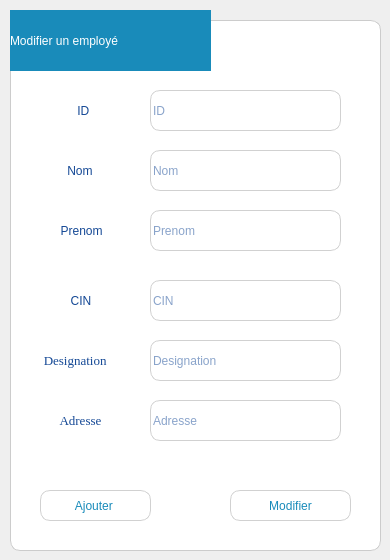
      <widget class="QWidget" name="page_6">
       <widget class="QGroupBox" name="groupBox_4">
        <property name="geometry">
         <rect>
          <x>10</x>
          <y>20</y>
          <width>371</width>
          <height>531</height>
         </rect>
        </property>
        <property name="font">
         <font>
          <family>Times New Roman</family>
          <pointsize>10</pointsize>
          <weight>9</weight>
          <italic>false</italic>
          <bold>false</bold>
         </font>
        </property>
        <property name="styleSheet">
         <string notr="true">
/****************Buttons**********************/
QPushButton{
	color: rgb(25, 139, 186);
	border-radius:10px;
	background-color: rgb(255, 255, 255);
	 border-width: 2px;
	font: 75 10pt &quot;Times New Roman&quot;;
	border:1px solid rgb(209, 209, 209);
}


QPushButton:hover {
	border:1px solid rgb(25, 139, 186);
}

QPushButton:pressed {
	color: rgb(255, 255, 255);
	background-color: rgb(20, 175, 218);

}

QPushButton:checked{
    border-color: #6A6969;
	background-color: rgb(20, 175, 218);
}
/****************Frame********************/
QFrame{
	background-color: white ;
    border-radius: 10px;
    border: 1px solid #ccc;
	font: 75 10pt &quot;Times New Roman&quot;;

}

/****************QDialog********************/
QDialog{
	background-color: rgb(25, 139, 186);
}


/****************QLabel********************/
QLabel{
    border: 1px solid transparent ;
	color: rgb(20, 72, 149);
}
/****************QLineEdit********************/
QLineEdit{
	border-radius:10px;
	border:1px solid  #D1D1D1;
color: rgb(20, 72, 149);

}
/****************QGroupBox********************/
QGroupBox{
background-color: white ;
    border-radius: 10px;
    border: 1px solid #ccc;
	font: 75 10pt &quot;Times New Roman&quot;;
}
/*****************QStackedWidget*******************/
QWidget{
}
/*****************Progress bar*******************/
QProgressBar:horizontal {

    border-radius: 6px;
    border: 1px solid #3A3939;
    text-align: center;
    padding: 1px;
	background-color: rgb(209, 209, 209);
}

QProgressBar::chunk:horizontal {
    border-radius: 6px;
	background-color: rgb(142, 191, 46);
}






</string>
        </property>
        <property name="title">
         <string/>
        </property>
        <widget class="QLabel" name="label_6">
         <property name="geometry">
          <rect>
           <x>30</x>
           <y>130</y>
           <width>101</width>
           <height>41</height>
          </rect>
         </property>
         <property name="whatsThis">
          <string>&lt;html&gt;&lt;head/&gt;&lt;body&gt;&lt;p align=&quot;center&quot;&gt;&lt;br/&gt;&lt;/p&gt;&lt;/body&gt;&lt;/html&gt;</string>
         </property>
         <property name="styleSheet">
          <string notr="true"/>
         </property>
         <property name="text">
          <string>       Nom</string>
         </property>
        </widget>
        <widget class="QLabel" name="label_7">
         <property name="geometry">
          <rect>
           <x>30</x>
           <y>190</y>
           <width>101</width>
           <height>41</height>
          </rect>
         </property>
         <property name="styleSheet">
          <string notr="true"/>
         </property>
         <property name="text">
          <string>     Prenom </string>
         </property>
         <property name="margin">
          <number>1</number>
         </property>
        </widget>
        <widget class="QLineEdit" name="nom_2">
         <property name="geometry">
          <rect>
           <x>140</x>
           <y>130</y>
           <width>191</width>
           <height>41</height>
          </rect>
         </property>
         <property name="styleSheet">
          <string notr="true"/>
         </property>
         <property name="readOnly">
          <bool>false</bool>
         </property>
         <property name="placeholderText">
          <string>Nom</string>
         </property>
         <property name="clearButtonEnabled">
          <bool>false</bool>
         </property>
        </widget>
        <widget class="QLineEdit" name="prenom_2">
         <property name="geometry">
          <rect>
           <x>140</x>
           <y>190</y>
           <width>191</width>
           <height>41</height>
          </rect>
         </property>
         <property name="styleSheet">
          <string notr="true"/>
         </property>
         <property name="inputMask">
          <string/>
         </property>
         <property name="readOnly">
          <bool>false</bool>
         </property>
         <property name="placeholderText">
          <string>Prenom</string>
         </property>
        </widget>
        <widget class="QLineEdit" name="ID_2">
         <property name="geometry">
          <rect>
           <x>140</x>
           <y>70</y>
           <width>191</width>
           <height>41</height>
          </rect>
         </property>
         <property name="styleSheet">
          <string notr="true"/>
         </property>
         <property name="readOnly">
          <bool>false</bool>
         </property>
         <property name="placeholderText">
          <string>ID</string>
         </property>
         <property name="clearButtonEnabled">
          <bool>false</bool>
         </property>
        </widget>
        <widget class="QLabel" name="label_8">
         <property name="geometry">
          <rect>
           <x>30</x>
           <y>70</y>
           <width>101</width>
           <height>41</height>
          </rect>
         </property>
         <property name="whatsThis">
          <string>&lt;html&gt;&lt;head/&gt;&lt;body&gt;&lt;p align=&quot;center&quot;&gt;&lt;br/&gt;&lt;/p&gt;&lt;/body&gt;&lt;/html&gt;</string>
         </property>
         <property name="styleSheet">
          <string notr="true"/>
         </property>
         <property name="text">
          <string>          ID</string>
         </property>
        </widget>
        <widget class="QLabel" name="label_22">
         <property name="geometry">
          <rect>
           <x>30</x>
           <y>380</y>
           <width>101</width>
           <height>41</height>
          </rect>
         </property>
         <property name="font">
          <font>
           <family>Times New Roman</family>
           <pointsize>10</pointsize>
           <weight>9</weight>
           <italic>false</italic>
           <bold>false</bold>
          </font>
         </property>
         <property name="styleSheet">
          <string notr="true"/>
         </property>
         <property name="text">
          <string>     Adresse</string>
         </property>
        </widget>
        <widget class="QLabel" name="label_24">
         <property name="geometry">
          <rect>
           <x>30</x>
           <y>260</y>
           <width>101</width>
           <height>41</height>
          </rect>
         </property>
         <property name="styleSheet">
          <string notr="true"/>
         </property>
         <property name="text">
          <string>        CIN  </string>
         </property>
        </widget>
        <widget class="QLineEdit" name="cin_2">
         <property name="geometry">
          <rect>
           <x>140</x>
           <y>260</y>
           <width>191</width>
           <height>41</height>
          </rect>
         </property>
         <property name="styleSheet">
          <string notr="true"/>
         </property>
         <property name="placeholderText">
          <string>CIN</string>
         </property>
        </widget>
        <widget class="QLineEdit" name="desi_2">
         <property name="geometry">
          <rect>
           <x>140</x>
           <y>320</y>
           <width>191</width>
           <height>41</height>
          </rect>
         </property>
         <property name="styleSheet">
          <string notr="true"/>
         </property>
         <property name="readOnly">
          <bool>false</bool>
         </property>
         <property name="placeholderText">
          <string>Designation</string>
         </property>
        </widget>
        <widget class="QLineEdit" name="adresse_2">
         <property name="geometry">
          <rect>
           <x>140</x>
           <y>380</y>
           <width>191</width>
           <height>41</height>
          </rect>
         </property>
         <property name="styleSheet">
          <string notr="true"/>
         </property>
         <property name="readOnly">
          <bool>false</bool>
         </property>
         <property name="placeholderText">
          <string>Adresse</string>
         </property>
        </widget>
        <widget class="QLabel" name="label_23">
         <property name="geometry">
          <rect>
           <x>20</x>
           <y>320</y>
           <width>101</width>
           <height>41</height>
          </rect>
         </property>
         <property name="font">
          <font>
           <family>Times New Roman</family>
           <pointsize>10</pointsize>
           <weight>9</weight>
           <italic>false</italic>
           <bold>false</bold>
          </font>
         </property>
         <property name="styleSheet">
          <string notr="true"/>
         </property>
         <property name="text">
          <string>   Designation</string>
         </property>
        </widget>
        <widget class="QPushButton" name="pushButton_8">
         <property name="geometry">
          <rect>
           <x>220</x>
           <y>470</y>
           <width>121</width>
           <height>31</height>
          </rect>
         </property>
         <property name="styleSheet">
          <string notr="true">
/****************Buttons**********************/
QPushButton{
	color: rgb(25, 139, 186);
	border-radius:10px;
	background-color: rgb(255, 255, 255);
	 border-width: 2px;
	font: 75 10pt &quot;Times New Roman&quot;;
	border:1px solid rgb(209, 209, 209);
}


QPushButton:hover {
	border:1px solid rgb(25, 139, 186);
}

QPushButton:pressed {
	color: rgb(255, 255, 255);
	background-color: rgb(20, 175, 218);

}

QPushButton:checked{
    border-color: #6A6969;
	background-color: rgb(20, 175, 218);
}
/****************Frame********************/
QFrame{
	background-color: white ;
    border-radius: 10px;
    border: 1px solid #ccc;
	font: 75 10pt &quot;Times New Roman&quot;;

}

/****************QDialog********************/
QDialog{
	background-color: rgb(25, 139, 186);
}


/****************QLabel********************/
QLabel{
    border: 1px solid transparent ;
	color: rgb(20, 72, 149);
}
/****************QLineEdit********************/
QLineEdit{
	border-radius:10px;
	border:1px solid  #D1D1D1;
color: rgb(20, 72, 149);

}
/****************QGroupBox********************/
QGroupBox{
background-color: white ;
    border-radius: 10px;
    border: 1px solid #ccc;
	font: 75 10pt &quot;Times New Roman&quot;;
}
/*****************QStackedWidget*******************/
QWidget{

}
/*****************Progress bar*******************/
QProgressBar:horizontal {

    border-radius: 6px;
    border: 1px solid #3A3939;
    text-align: center;
    padding: 1px;
	background-color: rgb(209, 209, 209);
}

QProgressBar::chunk:horizontal {
    border-radius: 6px;
	background-color: rgb(142, 191, 46);
}






</string>
         </property>
         <property name="inputMethodHints">
          <set>Qt::ImhNone</set>
         </property>
         <property name="text">
          <string>Modifier</string>
         </property>
         <property name="icon">
          <iconset resource="Images.qrc">
           <normaloff>:/new/prefix1/crayon.png</normaloff>:/new/prefix1/crayon.png</iconset>
         </property>
        </widget>
        <widget class="QPushButton" name="modif_8">
         <property name="geometry">
          <rect>
           <x>30</x>
           <y>470</y>
           <width>111</width>
           <height>31</height>
          </rect>
         </property>
         <property name="styleSheet">
          <string notr="true"/>
         </property>
         <property name="text">
          <string>Ajouter </string>
         </property>
         <property name="icon">
          <iconset resource="Images.qrc">
           <normaloff>:/new/prefix1/ajouter.png</normaloff>:/new/prefix1/ajouter.png</iconset>
         </property>
        </widget>
       </widget>
       <widget class="QLabel" name="label_15">
        <property name="geometry">
         <rect>
          <x>10</x>
          <y>10</y>
          <width>201</width>
          <height>61</height>
         </rect>
        </property>
        <property name="toolTip">
         <string/>
        </property>
        <property name="styleSheet">
         <string notr="true">background-color: rgb(25, 139, 186);
color: white;
font: 75 12pt &quot;Times New Roman&quot;;</string>
        </property>
        <property name="text">
         <string>Modifier un employé</string>
        </property>
       </widget>
      </widget>
